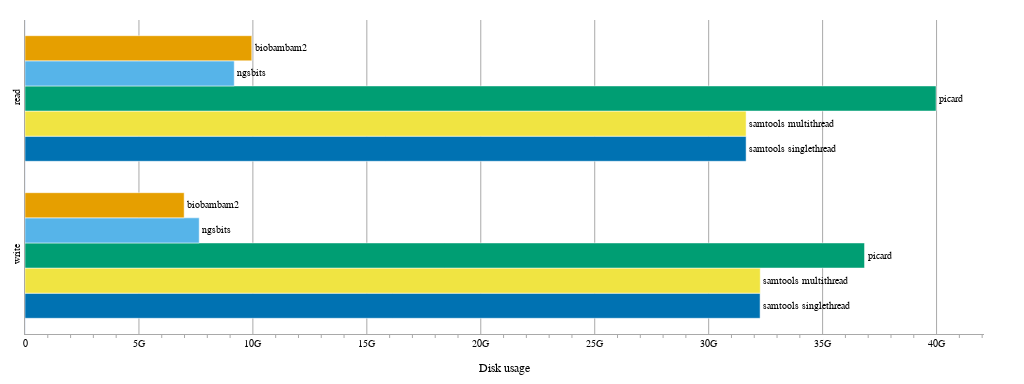

Notebook source saved alongside this figure:
### Code cell
figure_io = go.Figure()

for run_type in type_order:
    figure_io.add_trace(
        go.Bar(
            name=run_type,
            text=run_type,
            textposition="outside",
            cliponaxis=False,
            y=["write", "read"],
            x=[
                df_grouped[df_grouped["type"] == run_type]["write_bytes"].median(),
                df_grouped[df_grouped["type"] == run_type]["read_bytes"].median(),
            ],
            orientation="h",
            marker_color=type_to_color[run_type],
        )
    )

figure_io.update_layout(
    dict(
        width=570,
        height=215,
        margin=dict(l=20, r=40, t=20, b=20),
        template="plotly_white",
        font=dict(family="Arial", color="#000000", size=10),
        showlegend=False,
        xaxis_title="Disk usage",
    )
)
figure_io.update_xaxes(
    zeroline=True,
    tickformat="~s",
    title_font=dict(family="Arial", color="#000000", size=12),
    showline=True,
    linecolor="darkgrey",
    gridcolor="darkgrey",
    minor_ticks="outside",
    minor_tickcolor="darkgrey",
)
figure_io.update_yaxes(
    tickangle=270,
    showline=True,
    linecolor="darkgrey",
)
figure_io.write_image("bam2fastqbenchmark_io.pdf")

figure_io.update_layout(
    dict(
        width=1024,
        height=384,
    )
)
figure_io.show()

### Figure 1 — Plotly figure (JSON) as saved in the notebook; plotly's stock layout.template omitted (floating-point values rounded to 4 significant figures)
{"data": [{"cliponaxis": false, "marker": {"color": "#0072b2"}, "name": "samtools singlethread", "orientation": "h", "text": "samtools singlethread", "textposition": "outside", "type": "bar", "x": [32256061440, 31642566656], "y": ["write", "read"]}, {"cliponaxis": false, "marker": {"color": "#f0e442"}, "name": "samtools multithread", "orientation": "h", "text": "samtools multithread", "textposition": "outside", "type": "bar", "x": [32263847936, 31642659840], "y": ["write", "read"]}, {"cliponaxis": false, "marker": {"color": "#009e73"}, "name": "picard", "orientation": "h", "text": "picard", "textposition": "outside", "type": "bar", "x": [36839348224, 39977209856], "y": ["write", "read"]}, {"cliponaxis": false, "marker": {"color": "#56b4e9"}, "name": "ngsbits", "orientation": "h", "text": "ngsbits", "textposition": "outside", "type": "bar", "x": [7643602944, 9181524992], "y": ["write", "read"]}, {"cliponaxis": false, "marker": {"color": "#e69f00"}, "name": "biobambam2", "orientation": "h", "text": "biobambam2", "textposition": "outside", "type": "bar", "x": [6984015872, 9951667712], "y": ["write", "read"]}], "layout": {"font": {"color": "#000000", "family": "Arial", "size": 10}, "height": 384, "margin": {"b": 20, "l": 20, "r": 40, "t": 20}, "showlegend": false, "width": 1024, "xaxis": {"gridcolor": "darkgrey", "linecolor": "darkgrey", "minor": {"tickcolor": "darkgrey", "ticks": "outside"}, "showline": true, "tickformat": "~s", "title": {"font": {"color": "#000000", "family": "Arial", "size": 12}, "text": "Disk usage"}, "zeroline": true}, "yaxis": {"linecolor": "darkgrey", "showline": true, "tickangle": -90}}}
